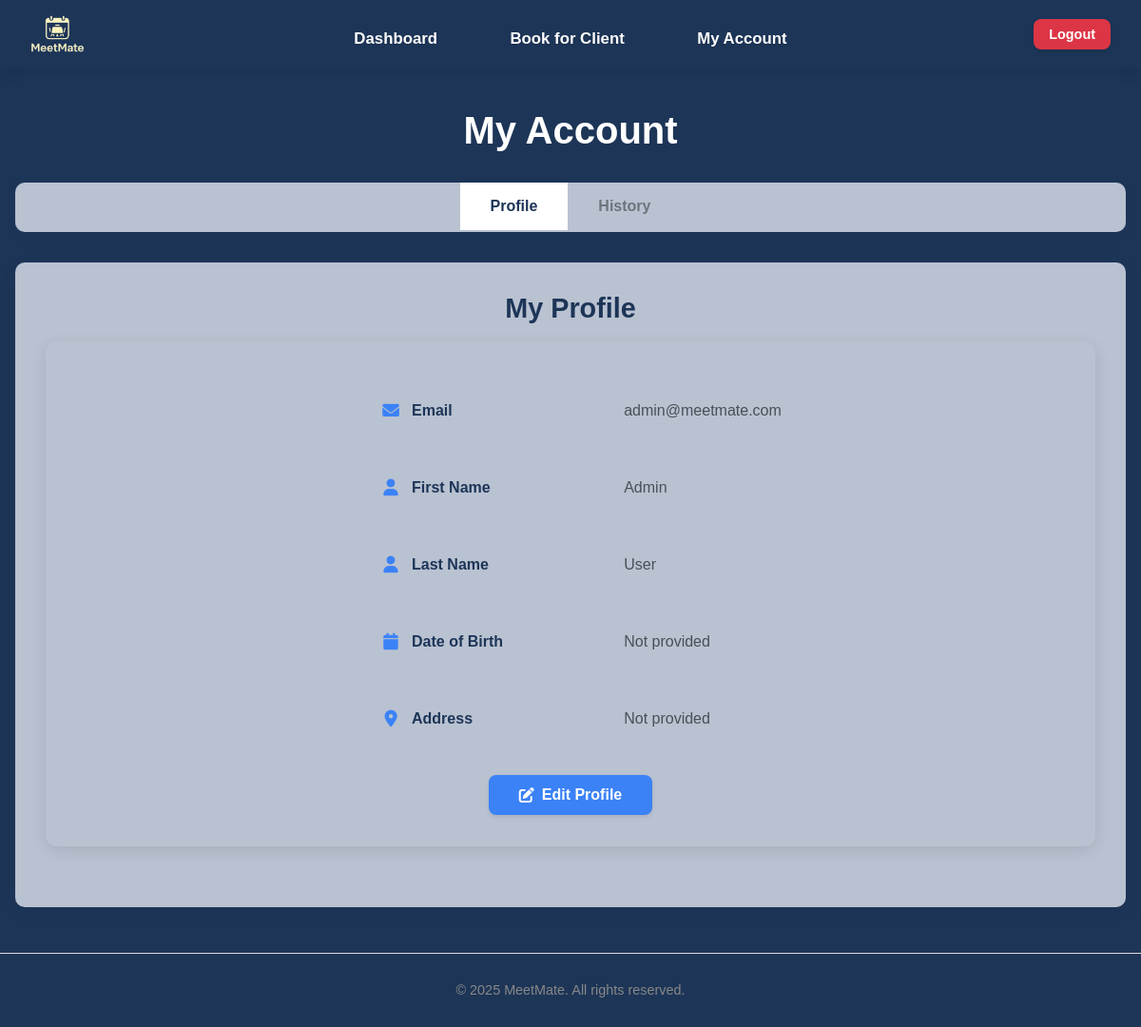
The page /my_account (signed in) on the database its author committed.
### tables this page shows
CREATE TABLE users (
                id INTEGER PRIMARY KEY AUTOINCREMENT,
                username TEXT NOT NULL UNIQUE,
                email TEXT NOT NULL UNIQUE,
                password TEXT NOT NULL,
                firstname TEXT,
                lastname TEXT,
                dob TEXT,
                address TEXT,
                role TEXT DEFAULT 'user'
            );

### app.py (the view, shortened to what this page needs)
@app.route('/my_account', methods=['GET', 'POST'])
@login_required
def my_account():
    connection = get_database_connection()
    cursor = connection.cursor()
    user_id = session['user_id']
    user = get_user_by_id(user_id)
    if not user:
        flash('User not found', 'error')
        return redirect(url_for('logout'))
    now = datetime.now()
    current_date = now.date()
    current_time = now.time()
    from datetime import date, timedelta
    today = date.today()
    today_str = today.strftime('%Y-%m-%d')
    today_date = today.strftime('%B %d, %Y')
    tomorrow = today + timedelta(days=1)
    next_week = today + timedelta(days=7)
    tomorrow_str = tomorrow.strftime('%Y-%m-%d')
    next_week_str = next_week.strftime('%Y-%m-%d')
    cursor.execute('''
        SELECT
            b.id,
            b.date,
            b.time_start,
            b.time_end,
            b.notes,
            r.name as room_name,
            r.location as room_location
        FROM bookings b
        JOIN rooms r ON b.room_id = r.id
        WHERE b.user_id = ? AND b.date = ?
        ORDER BY b.time_start
    ''', (user_id, today_str))
    user_today_bookings = []
    for row in cursor.fetchall():
        booking = dict(row)
        booking_date = date.fromisoformat(booking['date'])
        booking_start_time = time.fromisoformat(booking['time_start'] + ':00' if len(booking['time_start']) == 5 else booking['time_start'])
        if booking_date == current_date:
            booking['can_cancel'] = current_time < booking_start_time
            booking['status'] = 'Complete' if current_time >= booking_start_time else None
        else:
            booking['can_cancel'] = True
            booking['status'] = None
        user_today_bookings.append(booking)
    cursor.execute('''
        SELECT
            b.id,
            b.date,
            b.time_start,
            b.time_end,
            b.notes,
            r.name as room_name,
            r.location as room_location
        FROM bookings b
        JOIN rooms r ON b.room_id = r.id
        WHERE b.user_id = ? AND b.date >= ? AND b.date <= ?
        ORDER BY b.date, b.time_start
        LIMIT 10
    ''', (user_id, tomorrow_str, next_week_str))
    user_upcoming_bookings = []
    for row in cursor.fetchall():
        booking = dict(row)
        booking_date = date.fromisoformat(booking['date'])
        booking['formatted_date'] = booking_date.strftime('%a, %b %d')
        booking['can_cancel'] = True
        booking['status'] = None
        user_upcoming_bookings.append(booking)
    user_bookings = get_user_bookings(user_id)
    connection.close()
    return render_template('my_account.html',
                         user=user,
                         today_date=today_date,
                         user_today_bookings=user_today_bookings,
                         user_upcoming_bookings=user_upcoming_bookings,
                         bookings=user_bookings)

### app.py (called while the page is built)
def get_database_path():
    app_directory = app.root_path
    instance_directory = os.path.join(app_directory, 'instance')
    os.makedirs(instance_directory, exist_ok=True)
    database_path = os.path.join(instance_directory, 'meetmate.db')
    return database_path

def get_database_connection():
    db_path = get_database_path()
    connection = sqlite3.connect(db_path)
    connection.row_factory = sqlite3.Row
    return connection

def get_user_by_id(user_id):
    connection = get_database_connection()
    cursor = connection.cursor()
    cursor.execute("SELECT * FROM users WHERE id = ?", (user_id,))
    user = cursor.fetchone()
    connection.close()
    if user:
        return dict(user)
    return None

def get_user_bookings(user_id):
    connection = get_database_connection()
    cursor = connection.cursor()
    cursor.execute('''
        SELECT
            b.id,
            b.date,
            b.time_start,
            b.time_end,
            b.notes,
            r.name as room_name,
            r.location as room_location
        FROM bookings b
        JOIN rooms r ON b.room_id = r.id
        WHERE b.user_id = ?
        ORDER BY b.date, b.time_start
    ''', (user_id,))
    bookings = cursor.fetchall()
    connection.close()
    return [dict(booking) for booking in bookings]

def login_required(f):
    @wraps(f)
    def decorated_function(*args, **kwargs):
        if 'user_id' not in session:
            flash('Please login to access this page', 'error')
            return redirect(url_for('login'))
        user = get_user_by_id(session['user_id'])
        if not user:
            session.clear()
            flash('Your account is no longer valid. Please login again.', 'warning')
            return redirect(url_for('login'))
        return f(*args, **kwargs)
    return decorated_function

### templates/my_account.html (shortened to what this page needs)
{% extends "base.html" %}
{% block content %}
<div class="admin-dashboard">
    <h1>My Account</h1>
      <div class="admin-tabs">
        <button class="tab-btn active" data-tab="profile-tab">Profile</button>
        <button class="tab-btn" data-tab="history-tab">History</button>
    </div>      <div class="tab-content">
        <div id="profile-tab" class="tab-pane active">
            <div class="section-header">
                <h2>My Profile</h2>
            </div>
            <div class="profile-v2-container">
                <div id="profile-view-mode" class="profile-view-mode">
                    <div class="profile-field-row">
                        <div class="profile-field-label">
                            <i class="fas fa-envelope"></i>
                            <span>Email</span>
                        </div>
                        <div class="profile-field-value">
                            <span>{{ user.email }}</span>
                        </div>
                    </div>
                    <div class="profile-field-row">
                        <div class="profile-field-label">
                            <i class="fas fa-user"></i>
                            <span>First Name</span>
                        </div>
                        <div class="profile-field-value">
                            <span>{{ user.firstname or 'Not provided' }}</span>
                        </div>
                    </div>
                    <div class="profile-field-row">
                        <div class="profile-field-label">
                            <i class="fas fa-user"></i>
                            <span>Last Name</span>
                        </div>
                        <div class="profile-field-value">
                            <span>{{ user.lastname or 'Not provided' }}</span>
                        </div>
                    </div>
                    <div class="profile-field-row">
                        <div class="profile-field-label">
                            <i class="fas fa-calendar"></i>
                            <span>Date of Birth</span>
                        </div>
                        <div class="profile-field-value">
                            <span>{{ user.dob or 'Not provided' }}</span>
                        </div>
                    </div>
                    <div class="profile-field-row">
                        <div class="profile-field-label">
                            <i class="fas fa-map-marker-alt"></i>
                            <span>Address</span>
                        </div>
                        <div class="profile-field-value">
                            <span>{{ user.address or 'Not provided' }}</span>
                        </div>
                    </div>
                    <div class="profile-v2-actions">
                        <button type="button" class="btn btn-primary" id="edit-profile-btn">
                            <i class="fas fa-edit"></i> Edit Profile
                        </button>
                    </div>
                </div>
            </div>
        </div>
    </div>
</div>
{% endblock %}

### static/css/style.css (style rules this page uses)
body { font-family: Arial, sans-serif; color: #333; background-color: #1d3557; margin: 0; padding: 0; }
h1, h2, h3, h4, h5, h6 { margin-bottom: 1rem; font-weight: bold; }
.btn { display: inline-block; padding: 0.75rem 1.5rem; border: none; border-radius: 8px; cursor: pointer; font-size: 1rem; font-weight: 600; text-decoration: none; text-align: center; transition: all 0.3s ease; box-shadow: 0 2px 4px rgba(0, 0, 0, 0.1); }
.btn-primary { background-color: #2563eb; color: white; padding: 0.75rem 2rem; border-radius: 8px; font-weight: 600; border: none; cursor: pointer; text-decoration: none; display: inline-block; font-size: 1rem; transition: all 0.3s ease; }
.admin-dashboard { padding: 0rem 0; background-color: #1d3557; min-height: calc(100vh - 200px); }
.admin-dashboard h1 { color: white; font-size: 2.5rem; font-weight: 700; margin-bottom: 2rem; text-align: center; }
.admin-tabs { margin-bottom: 2rem; border-bottom: 2px solid #b9c2d1; background-color: #b9c2d1; border-radius: 10px; overflow: hidden; box-shadow: 0 2px 10px rgba(29, 53, 87, 0.1); display: flex; justify-content: center; }
.tab-btn { background: #b9c2d1; border: none; padding: 1rem 2rem; cursor: pointer; font-size: 1rem; font-weight: 600; color: #6c757d; transition: all 0.3s ease; }
.tab-btn.active { color: #1d3557; background-color: white; border-bottom-color: #2563eb; }
.tab-content { background-color: #b9c2d1; border-radius: 10px; box-shadow: 0 4px 15px rgba(29, 53, 87, 0.1); overflow: hidden; }
.tab-pane { display: none; padding: 2rem; }
.tab-pane.active { display: block; }
.section-header { margin-bottom: 1rem; border-bottom: 2px solid #b9c2d1; position: relative; display: flex; align-items: center; justify-content: center; }
.section-header h2 { color: #1d3557; margin: 0; font-size: 1.8rem; font-weight: 600; flex: 1; text-align: center; }
.profile-v2-container { background: transparent; border-radius: 12px; box-shadow: 0 4px 16px rgba(0, 0, 0, 0.1); padding: 2rem; margin-bottom: 2rem; border: 1px solid rgba(185, 194, 209, 0.2); }
.profile-field-row { display: flex; align-items: center; padding: 1.25rem 15rem; border-bottom: 1px solid rgba(185, 194, 209, 0.2); gap: 2rem; }
.profile-field-label { width: 40%; display: flex; align-items: center; gap: 0.75rem; font-weight: 600; color: #1d3557; flex-shrink: 0; padding: 0px 0px 0px 80px; }
.profile-field-label i { color: #3B82F6; font-size: 1.1rem; width: 20px; text-align: center; }
.profile-field-value { width: 60%; color: #495057; font-size: 1rem; line-height: 1.5; }
.profile-field-value span { display: block; padding: 0.5rem 0; }
.profile-v2-actions { margin-top: 1rem; border-top: 2px solid rgba(185, 194, 209, 0.2); display: flex; justify-content: center; gap: 1rem; }
.profile-v2-actions .btn { padding: 0.75rem 2rem; font-size: 1rem; font-weight: 600; border-radius: 8px; text-decoration: none; display: inline-flex; align-items: center; gap: 0.5rem; transition: all 0.3s ease; box-shadow: 0 2px 4px rgba(0, 0, 0, 0.1); border: none; cursor: pointer; }
.profile-v2-actions .btn-primary { background-color: #3B82F6; color: white; }

### rows shown on the page
users: email "admin@meetmate.com", firstname "Admin", lastname "User"

### other values the page prints
{{ user.dob or 'Not provided' }} "Not provided"
{{ user.address or 'Not provided' }} "Not provided"
